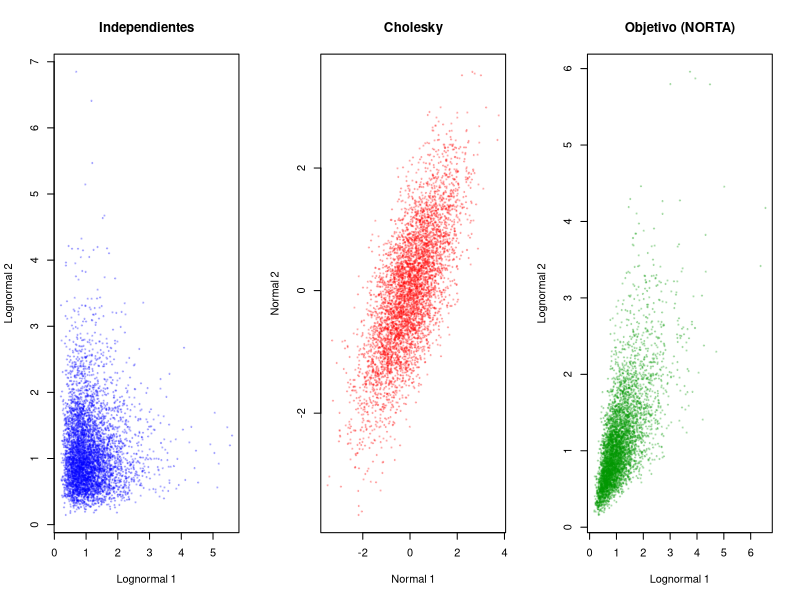
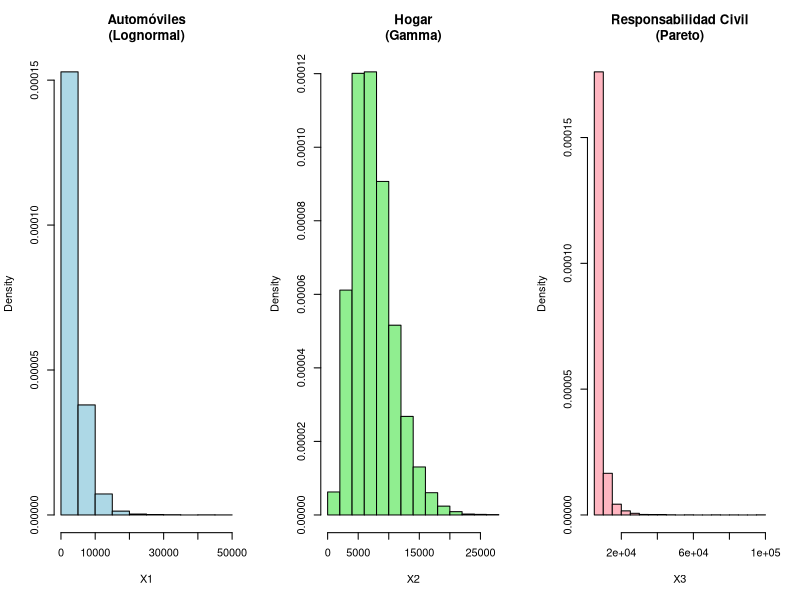
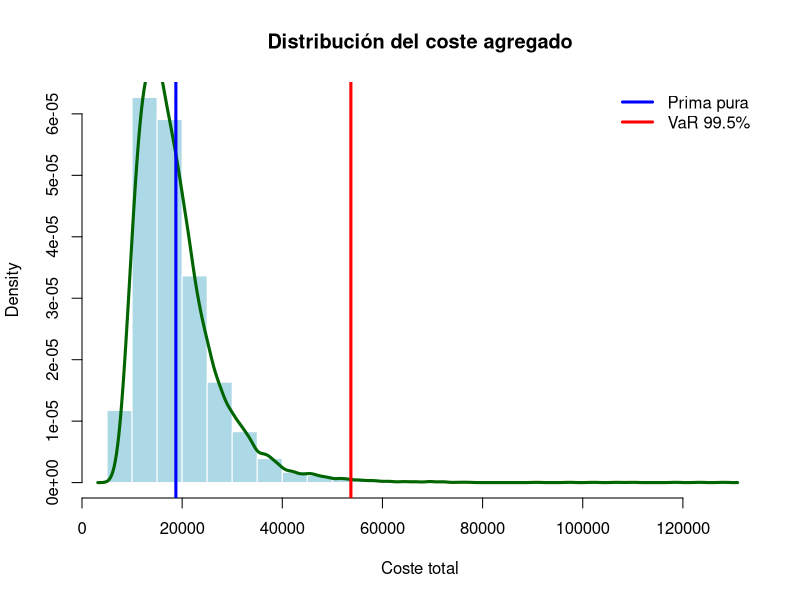

These charts were generated, in order, by the following R code:
rm(list=ls())
set.seed(123)
n <- 5000

# =====================================================
# 1. Lognormales independientes
# =====================================================

X1 <- rlnorm(n, meanlog = 0, sdlog = 0.5)
X2 <- rlnorm(n, meanlog = 0, sdlog = 0.5)
cor(X1, X2)

# =====================================================
# 2. Normales correlacionadas mediante Cholesky
# =====================================================

R <- matrix(c(1,0.7,0.7,1),2,2)
L <- t(chol(R))
Z <- matrix(rnorm(2*n),2,n)
Y <- L %*% Z

cor(Y[1,], Y[2,])
# =====================================================
# 3. NORTA
# =====================================================

U <- pnorm(Y)
N1 <- qlnorm(U[1,],
             meanlog = 0,
             sdlog = 0.5)
N2 <- qlnorm(U[2,],
             meanlog = 0,
             sdlog = 0.5)

cor(N1, N2)

# =====================================================
# Gráficos
# =====================================================
par(mfrow=c(1,3))

plot(X1,X2,
     pch=19,
     cex=0.3,
     col=rgb(0,0,1,0.2),
     main="Independientes",
     xlab="Lognormal 1",
     ylab="Lognormal 2")

plot(Y[1,],Y[2,],
     pch=19,
     cex=0.3,
     col=rgb(1,0,0,0.2),
     main="Cholesky",
     xlab="Normal 1",
     ylab="Normal 2")

plot(N1,N2,
     pch=19,
     cex=0.3,
     col=rgb(0,0.6,0,0.2),
     main="Objetivo (NORTA)",
     xlab="Lognormal 1",
     ylab="Lognormal 2")


###########################################################################3
#Ejemplo actuarial
#Supongamos una aseguradora que cubre tres riesgos distintos:

####################
#Riesgo 1: Automóviles
#La severidad de los siniestros de automóvil suele presentar:
#-valores siempre positivos,
#-fuerte asimetría a la derecha,
#-muchos siniestros pequeños y unos pocos muy grandes.

#Por ello modelizamos:
#X1∼Lognormal(8,0.7^2)

########################
#Riesgo 2: Hogar
#Las pérdidas por hogar suelen concentrarse alrededor de un valor medio, 
#pero con cierta dispersión positiva. Una distribución Gamma resulta adecuada:
#  
#X2∼Gamma(α=5,β=1500)
#donde:
#  E(X_2)=αβ=5^1500 = 7500; 

####################################
#Riesgo 3: Responsabilidad Civil
#En responsabilidad civil pueden aparecer indemnizaciones excepcionalmente elevadas.
#Las colas pesadas hacen recomendable una Pareto:
#
#  X3∼Pareto(xm=5000,α=3)

#Ahora sabemos que la dependencia es la siguiente matriz:
rm(list=ls())
set.seed(123)

#--------------------------------------------------
# Matriz de correlaciones
#--------------------------------------------------
R <- matrix(c(1.00, 0.55, 0.40,
              0.55, 1.00, 0.65,
              0.40, 0.65, 1.00), 3,3,byrow=TRUE)

#--------------------------------------------------
# Cholesky
#--------------------------------------------------
L <- t(chol(R))
n <- 10000
Z <- matrix(rnorm(3*n),3,n)
Y <- L %*% Z

mean(Y[1,])
mean(Y[2,])
mean(Y[3,])

var(Y[1,])
var(Y[2,])
var(Y[3,])

cor(Y[1,], Y[2,])
cor(Y[1,], Y[3,])
cor(Y[3,], Y[2,])

#--------------------------------------------------
# Uniformes correlacionadas
#--------------------------------------------------
U <- pnorm(Y)

cor(U[1,], U[2,])
cor(U[1,], U[3,])
cor(U[3,], U[2,])

#--------------------------------------------------
# Transformaciones marginales
#--------------------------------------------------
# Automóviles (Lognormal)
X1 <- qlnorm(U[1,],
             meanlog = 8,
             sdlog = 0.7)

# Hogar (Gamma)
X2 <- qgamma(U[2,],
             shape = 5,
             scale = 1500)

# Responsabilidad Civil (Pareto)
xm <- 5000
alpha <- 3
X3 <- xm*(1-U[3,])^(-1/alpha)

#--------------------------------------------------
# Correlaciones observadas
#--------------------------------------------------
cor(cbind(X1,X2,X3))

par(mfrow=c(1,3))
hist(X1,
     prob=TRUE,
     col="lightblue",
     main="Automóviles\n(Lognormal)")

hist(X2,
     prob=TRUE,
     col="lightgreen",
     main="Hogar\n(Gamma)")

hist(X3,
     prob=TRUE,
     col="lightpink",
     main="Responsabilidad Civil\n(Pareto)")


CosteTotal <- X1 + X2 + X3

#Prima Pura estimada
mean(CosteTotal)

quantile(CosteTotal, 0.995)

#VaR 99.5%
mean(CosteTotal) - quantile(CosteTotal, 0.995)

par(mfrow=c(1,1))
PrimaPura <- mean(CosteTotal)

VaR995 <- quantile(CosteTotal, 0.995)

hist(CosteTotal, probability = TRUE, breaks = 40,
     col = "lightblue", border = "white",
     main = "Distribución del coste agregado",
     xlab = "Coste total")

lines(density(CosteTotal), col = "darkgreen", lwd = 3)
abline(v = PrimaPura, col = "blue", lwd = 3)
abline(v = VaR995, col = "red", lwd = 3)

legend("topright",
       legend = c("Prima pura", "VaR 99.5%"),
       col = c("blue","red"),
       lwd = 3,
       bty = "n")
